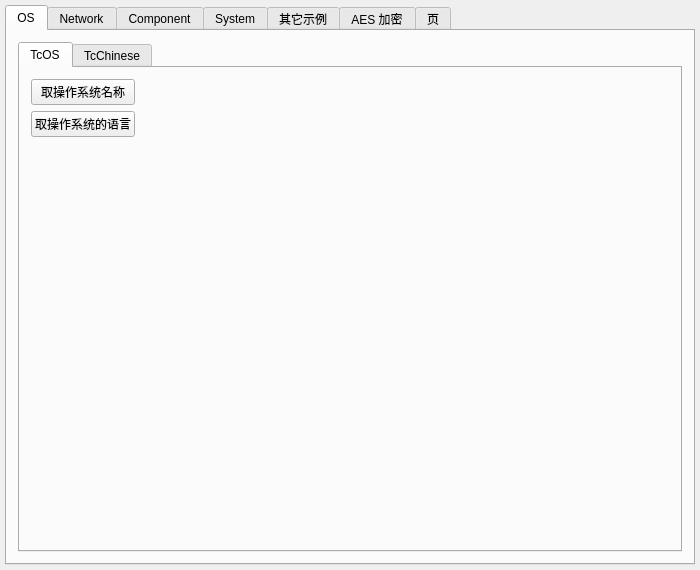
<?xml version="1.0" encoding="UTF-8"?>
<ui version="4.0">
 <class>MainWindow</class>
 <widget class="QMainWindow" name="MainWindow">
  <property name="geometry">
   <rect>
    <x>0</x>
    <y>0</y>
    <width>700</width>
    <height>570</height>
   </rect>
  </property>
  <property name="windowTitle">
   <string>MainWindow</string>
  </property>
  <widget class="QWidget" name="centralWidget">
   <layout class="QVBoxLayout" name="formLayout">
    <property name="spacing">
     <number>0</number>
    </property>
    <property name="leftMargin">
     <number>5</number>
    </property>
    <property name="topMargin">
     <number>5</number>
    </property>
    <property name="rightMargin">
     <number>5</number>
    </property>
    <property name="bottomMargin">
     <number>5</number>
    </property>
    <item>
     <widget class="QTabWidget" name="tabWidget">
      <property name="currentIndex">
       <number>0</number>
      </property>
      <widget class="QWidget" name="tab">
       <attribute name="title">
        <string>OS</string>
       </attribute>
       <layout class="QVBoxLayout" name="verticalLayout_4">
        <item>
         <widget class="QTabWidget" name="tabWidget_3">
          <property name="currentIndex">
           <number>0</number>
          </property>
          <widget class="QWidget" name="tab_4">
           <attribute name="title">
            <string>TcOS</string>
           </attribute>
           <layout class="QGridLayout" name="gridLayout">
            <item row="0" column="1">
             <spacer name="horizontalSpacer_4">
              <property name="orientation">
               <enum>Qt::Horizontal</enum>
              </property>
              <property name="sizeHint" stdset="0">
               <size>
                <width>40</width>
                <height>20</height>
               </size>
              </property>
             </spacer>
            </item>
            <item row="2" column="0">
             <spacer name="verticalSpacer_2">
              <property name="orientation">
               <enum>Qt::Vertical</enum>
              </property>
              <property name="sizeHint" stdset="0">
               <size>
                <width>20</width>
                <height>40</height>
               </size>
              </property>
             </spacer>
            </item>
            <item row="1" column="0">
             <widget class="QPushButton" name="pushButton_2">
              <property name="toolTip">
               <string>取操作系统的语言，仅支持 Windows</string>
              </property>
              <property name="text">
               <string>取操作系统的语言</string>
              </property>
             </widget>
            </item>
            <item row="0" column="0">
             <widget class="QPushButton" name="pushButton">
              <property name="toolTip">
               <string>取操作系统名称，支持Windows和Linux</string>
              </property>
              <property name="text">
               <string>取操作系统名称</string>
              </property>
             </widget>
            </item>
           </layout>
          </widget>
          <widget class="QWidget" name="tab_5">
           <attribute name="title">
            <string>TcChinese</string>
           </attribute>
           <layout class="QGridLayout" name="gridLayout_2">
            <item row="3" column="0">
             <widget class="QPushButton" name="pushButton_10">
              <property name="toolTip">
               <string>中文名字翻译为英文习惯</string>
              </property>
              <property name="text">
               <string>中文名字翻译为英文习惯</string>
              </property>
             </widget>
            </item>
            <item row="2" column="0">
             <widget class="QPushButton" name="pushButton_9">
              <property name="toolTip">
               <string>混合字符时，转换中不过滤英数符号等</string>
              </property>
              <property name="text">
               <string>混合字符时，转换中不过滤英数符号等</string>
              </property>
             </widget>
            </item>
            <item row="4" column="0">
             <spacer name="verticalSpacer">
              <property name="orientation">
               <enum>Qt::Vertical</enum>
              </property>
              <property name="sizeHint" stdset="0">
               <size>
                <width>20</width>
                <height>40</height>
               </size>
              </property>
             </spacer>
            </item>
            <item row="1" column="0">
             <widget class="QPushButton" name="pushButton_8">
              <property name="toolTip">
               <string>取得多个汉字的全部拼音</string>
              </property>
              <property name="text">
               <string>取得多个汉字的全部拼音</string>
              </property>
             </widget>
            </item>
            <item row="0" column="0">
             <widget class="QPushButton" name="pushButton_7">
              <property name="toolTip">
               <string>取得多个汉字的首字母</string>
              </property>
              <property name="text">
               <string>取得多个汉字的首字母</string>
              </property>
             </widget>
            </item>
            <item row="0" column="1">
             <spacer name="horizontalSpacer">
              <property name="orientation">
               <enum>Qt::Horizontal</enum>
              </property>
              <property name="sizeHint" stdset="0">
               <size>
                <width>40</width>
                <height>20</height>
               </size>
              </property>
             </spacer>
            </item>
           </layout>
          </widget>
         </widget>
        </item>
       </layout>
      </widget>
      <widget class="QWidget" name="tab_2">
       <attribute name="title">
        <string>Network</string>
       </attribute>
       <layout class="QVBoxLayout" name="verticalLayout_2">
        <item>
         <widget class="QTabWidget" name="tabWidget_2">
          <property name="currentIndex">
           <number>0</number>
          </property>
          <widget class="QWidget" name="tab_3">
           <attribute name="title">
            <string>TcUdp</string>
           </attribute>
           <layout class="QGridLayout" name="gridLayout_3">
            <item row="0" column="2">
             <spacer name="horizontalSpacer_2">
              <property name="orientation">
               <enum>Qt::Horizontal</enum>
              </property>
              <property name="sizeHint" stdset="0">
               <size>
                <width>40</width>
                <height>20</height>
               </size>
              </property>
             </spacer>
            </item>
            <item row="3" column="1">
             <widget class="QPushButton" name="pushButton_6">
              <property name="toolTip">
               <string>向指定的端口发送广播字符串。不需要启动为服务器</string>
              </property>
              <property name="text">
               <string>Udp广播3次</string>
              </property>
             </widget>
            </item>
            <item row="3" column="0">
             <widget class="QPushButton" name="pushButton_4">
              <property name="toolTip">
               <string>关闭Udp服务器</string>
              </property>
              <property name="text">
               <string>关闭Udp服务器</string>
              </property>
             </widget>
            </item>
            <item row="0" column="1">
             <widget class="QPushButton" name="pushButton_5">
              <property name="toolTip">
               <string>向本地服务器发送字符集</string>
              </property>
              <property name="text">
               <string>向本地服务器发送3次字符集</string>
              </property>
             </widget>
            </item>
            <item row="0" column="0">
             <widget class="QPushButton" name="pushButton_3">
              <property name="toolTip">
               <string>启动为可接收Udp信息的服务器</string>
              </property>
              <property name="text">
               <string>启动Udp服务器</string>
              </property>
             </widget>
            </item>
            <item row="4" column="0">
             <spacer name="verticalSpacer_3">
              <property name="orientation">
               <enum>Qt::Vertical</enum>
              </property>
              <property name="sizeHint" stdset="0">
               <size>
                <width>20</width>
                <height>40</height>
               </size>
              </property>
             </spacer>
            </item>
            <item row="5" column="0" colspan="3">
             <widget class="QTextEdit" name="udpMessages"/>
            </item>
           </layout>
          </widget>
         </widget>
        </item>
       </layout>
      </widget>
      <widget class="QWidget" name="tab_7">
       <attribute name="title">
        <string>Component</string>
       </attribute>
       <layout class="QGridLayout" name="gridLayout_4">
        <item row="0" column="0">
         <widget class="QLabel" name="label">
          <property name="text">
           <string>TcDateEdit</string>
          </property>
         </widget>
        </item>
        <item row="2" column="0">
         <spacer name="verticalSpacer_4">
          <property name="orientation">
           <enum>Qt::Vertical</enum>
          </property>
          <property name="sizeHint" stdset="0">
           <size>
            <width>20</width>
            <height>40</height>
           </size>
          </property>
         </spacer>
        </item>
        <item row="1" column="0">
         <widget class="TcDateEdit" name="tcDateEdit">
          <property name="minimumSize">
           <size>
            <width>150</width>
            <height>0</height>
           </size>
          </property>
          <property name="editable">
           <bool>true</bool>
          </property>
         </widget>
        </item>
        <item row="0" column="1">
         <spacer name="horizontalSpacer_3">
          <property name="orientation">
           <enum>Qt::Horizontal</enum>
          </property>
          <property name="sizeHint" stdset="0">
           <size>
            <width>40</width>
            <height>20</height>
           </size>
          </property>
         </spacer>
        </item>
       </layout>
      </widget>
      <widget class="QWidget" name="tab_8">
       <attribute name="title">
        <string>System</string>
       </attribute>
       <layout class="QVBoxLayout" name="verticalLayout">
        <item>
         <widget class="QTabWidget" name="tabWidget_4">
          <widget class="QWidget" name="tab_9">
           <attribute name="title">
            <string>Qt-Installer-Framework</string>
           </attribute>
           <layout class="QGridLayout" name="gridLayout_5">
            <item row="4" column="0">
             <widget class="QPushButton" name="pushButton_16">
              <property name="toolTip">
               <string>文件系统类型</string>
              </property>
              <property name="text">
               <string>文件系统类型</string>
              </property>
             </widget>
            </item>
            <item row="0" column="0">
             <widget class="QPushButton" name="pushButton_12">
              <property name="toolTip">
               <string>判断当前运行的程序有没有管理员权限</string>
              </property>
              <property name="text">
               <string>判断当前运行的程序有没有管理员权限</string>
              </property>
             </widget>
            </item>
            <item row="7" column="0">
             <widget class="QPushButton" name="pushButton_19">
              <property name="toolTip">
               <string>可用空间，单位字节</string>
              </property>
              <property name="text">
               <string>可用空间，单位字节</string>
              </property>
             </widget>
            </item>
            <item row="6" column="0">
             <widget class="QPushButton" name="pushButton_18">
              <property name="toolTip">
               <string>分区大小,单位字节</string>
              </property>
              <property name="text">
               <string>分区大小,单位字节</string>
              </property>
             </widget>
            </item>
            <item row="2" column="0">
             <widget class="QPushButton" name="pushButton_14">
              <property name="toolTip">
               <string>获取路径（C:）所在的分区信息</string>
              </property>
              <property name="text">
               <string>获取路径（C:\）所在的分区信息</string>
              </property>
             </widget>
            </item>
            <item row="5" column="0">
             <widget class="QPushButton" name="pushButton_17">
              <property name="toolTip">
               <string>分区描述符</string>
              </property>
              <property name="text">
               <string>分区描述符</string>
              </property>
             </widget>
            </item>
            <item row="1" column="0">
             <widget class="QPushButton" name="pushButton_13">
              <property name="toolTip">
               <string>以管理员身份启动新的程序</string>
              </property>
              <property name="text">
               <string>以管理员身份启动新的程序</string>
              </property>
             </widget>
            </item>
            <item row="3" column="0">
             <widget class="QPushButton" name="pushButton_15">
              <property name="toolTip">
               <string>挂载的path，win下为盘符，即C:/</string>
              </property>
              <property name="text">
               <string>挂载的path，win下为盘符，即C:/</string>
              </property>
             </widget>
            </item>
            <item row="2" column="1">
             <widget class="QPushButton" name="pushButton_22">
              <property name="toolTip">
               <string>正在运行的进程列表</string>
              </property>
              <property name="text">
               <string>正在运行的进程列表</string>
              </property>
             </widget>
            </item>
            <item row="0" column="3">
             <spacer name="horizontalSpacer_5">
              <property name="orientation">
               <enum>Qt::Horizontal</enum>
              </property>
              <property name="sizeHint" stdset="0">
               <size>
                <width>40</width>
                <height>20</height>
               </size>
              </property>
             </spacer>
            </item>
            <item row="3" column="1">
             <widget class="QPushButton" name="pushButton_23">
              <property name="toolTip">
               <string>杀死记事本进程</string>
              </property>
              <property name="text">
               <string>杀死记事本进程</string>
              </property>
             </widget>
            </item>
            <item row="1" column="1">
             <widget class="QPushButton" name="pushButton_21">
              <property name="toolTip">
               <string>当前系统的分区信息</string>
              </property>
              <property name="text">
               <string>当前系统的分区信息</string>
              </property>
             </widget>
            </item>
            <item row="8" column="0">
             <spacer name="verticalSpacer_5">
              <property name="orientation">
               <enum>Qt::Vertical</enum>
              </property>
              <property name="sizeHint" stdset="0">
               <size>
                <width>20</width>
                <height>40</height>
               </size>
              </property>
             </spacer>
            </item>
            <item row="4" column="1">
             <widget class="QPushButton" name="pushButton_24">
              <property name="toolTip">
               <string>检查路径是不是在本地磁盘上</string>
              </property>
              <property name="text">
               <string>检查路径是不是在本地磁盘上</string>
              </property>
             </widget>
            </item>
            <item row="0" column="1">
             <widget class="QPushButton" name="pushButton_20">
              <property name="toolTip">
               <string>当前系统的内存大小</string>
              </property>
              <property name="text">
               <string>当前系统的内存大小</string>
              </property>
             </widget>
            </item>
            <item row="0" column="2">
             <widget class="QPushButton" name="pushButton_25">
              <property name="text">
               <string>在桌面创建快捷方式</string>
              </property>
             </widget>
            </item>
           </layout>
          </widget>
          <widget class="QWidget" name="tab_10">
           <attribute name="title">
            <string>Tab 2</string>
           </attribute>
          </widget>
         </widget>
        </item>
       </layout>
      </widget>
      <widget class="QWidget" name="tab_6">
       <attribute name="title">
        <string>其它示例</string>
       </attribute>
       <layout class="QVBoxLayout" name="verticalLayout_3">
        <item>
         <widget class="QPushButton" name="pushButton_11">
          <property name="text">
           <string>浮点数转金额</string>
          </property>
         </widget>
        </item>
        <item>
         <widget class="QPushButton" name="pushButton_26">
          <property name="text">
           <string>截屏</string>
          </property>
         </widget>
        </item>
        <item>
         <widget class="QLabel" name="label_3">
          <property name="minimumSize">
           <size>
            <width>0</width>
            <height>300</height>
           </size>
          </property>
          <property name="maximumSize">
           <size>
            <width>16777215</width>
            <height>300</height>
           </size>
          </property>
          <property name="frameShape">
           <enum>QFrame::Box</enum>
          </property>
          <property name="text">
           <string>截屏效果显示区（拉伸效果）</string>
          </property>
          <property name="scaledContents">
           <bool>true</bool>
          </property>
          <property name="alignment">
           <set>Qt::AlignCenter</set>
          </property>
         </widget>
        </item>
        <item>
         <spacer name="verticalSpacer_6">
          <property name="orientation">
           <enum>Qt::Vertical</enum>
          </property>
          <property name="sizeHint" stdset="0">
           <size>
            <width>20</width>
            <height>40</height>
           </size>
          </property>
         </spacer>
        </item>
        <item>
         <widget class="QWidget" name="ButtonWidget" native="true">
          <layout class="QHBoxLayout" name="horizontalLayout">
           <item>
            <widget class="QLabel" name="label_2">
             <property name="text">
              <string>演示翻页按钮=&gt;</string>
             </property>
            </widget>
           </item>
           <item>
            <spacer name="horizontalSpacer_6">
             <property name="orientation">
              <enum>Qt::Horizontal</enum>
             </property>
             <property name="sizeHint" stdset="0">
              <size>
               <width>547</width>
               <height>20</height>
              </size>
             </property>
            </spacer>
           </item>
          </layout>
         </widget>
        </item>
       </layout>
      </widget>
      <widget class="QWidget" name="tab_11">
       <attribute name="title">
        <string>AES 加密</string>
       </attribute>
       <layout class="QGridLayout" name="gridLayout_6">
        <item row="0" column="1">
         <widget class="QLineEdit" name="lineEdit"/>
        </item>
        <item row="0" column="0">
         <widget class="QLabel" name="label_4">
          <property name="text">
           <string>明文</string>
          </property>
         </widget>
        </item>
        <item row="2" column="1" colspan="3">
         <widget class="QTextEdit" name="textEdit"/>
        </item>
        <item row="2" column="0">
         <widget class="QLabel" name="label_5">
          <property name="text">
           <string>结果</string>
          </property>
          <property name="alignment">
           <set>Qt::AlignLeading|Qt::AlignLeft|Qt::AlignTop</set>
          </property>
         </widget>
        </item>
        <item row="1" column="1">
         <widget class="QLineEdit" name="edDesPwd"/>
        </item>
        <item row="1" column="0">
         <widget class="QLabel" name="label_6">
          <property name="text">
           <string>密码</string>
          </property>
         </widget>
        </item>
        <item row="1" column="2">
         <widget class="QPushButton" name="pushButton_27">
          <property name="text">
           <string>加密 / 解密</string>
          </property>
         </widget>
        </item>
       </layout>
      </widget>
      <widget class="QWidget" name="tab_12">
       <attribute name="title">
        <string>页</string>
       </attribute>
       <widget class="QTreeWidget" name="treeWidget">
        <property name="geometry">
         <rect>
          <x>10</x>
          <y>30</y>
          <width>601</width>
          <height>192</height>
         </rect>
        </property>
        <column>
         <property name="text">
          <string>1</string>
         </property>
        </column>
        <column>
         <property name="text">
          <string>2</string>
         </property>
        </column>
        <column>
         <property name="text">
          <string>3</string>
         </property>
        </column>
        <column>
         <property name="text">
          <string>4</string>
         </property>
        </column>
        <column>
         <property name="text">
          <string>5</string>
         </property>
        </column>
       </widget>
      </widget>
     </widget>
    </item>
   </layout>
  </widget>
 </widget>
 <layoutdefault spacing="6" margin="11"/>
 <customwidgets>
  <customwidget>
   <class>TcDateEdit</class>
   <extends>QComboBox</extends>
   <header>tcDateEdit.h</header>
  </customwidget>
 </customwidgets>
 <resources/>
 <connections/>
</ui>
